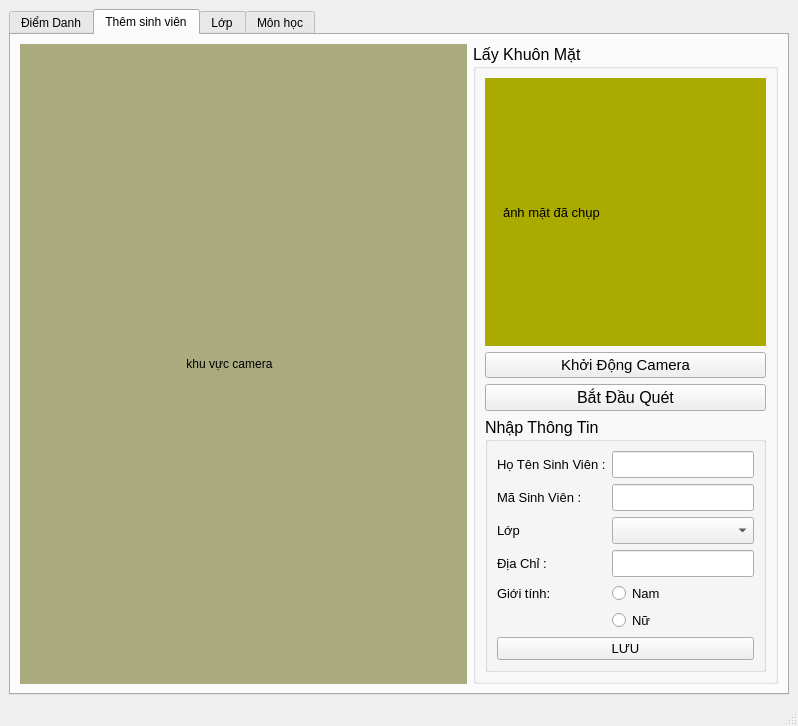
<?xml version="1.0" encoding="UTF-8"?>
<ui version="4.0">
 <class>MainWindow</class>
 <widget class="QMainWindow" name="MainWindow">
  <property name="geometry">
   <rect>
    <x>0</x>
    <y>0</y>
    <width>798</width>
    <height>726</height>
   </rect>
  </property>
  <property name="windowTitle">
   <string>Phần Mền Điểm Danh</string>
  </property>
  <widget class="QWidget" name="centralwidget">
   <layout class="QHBoxLayout" name="horizontalLayout_2">
    <item>
     <widget class="QTabWidget" name="tabWidget">
      <property name="sizePolicy">
       <sizepolicy hsizetype="Expanding" vsizetype="Expanding">
        <horstretch>0</horstretch>
        <verstretch>0</verstretch>
       </sizepolicy>
      </property>
      <property name="mouseTracking">
       <bool>false</bool>
      </property>
      <property name="tabletTracking">
       <bool>false</bool>
      </property>
      <property name="currentIndex">
       <number>1</number>
      </property>
      <widget class="QWidget" name="tab_dd">
       <attribute name="title">
        <string>Điểm Danh</string>
       </attribute>
       <layout class="QGridLayout" name="gridLayout">
        <item row="0" column="0">
         <widget class="QLabel" name="label_D_cam">
          <property name="enabled">
           <bool>true</bool>
          </property>
          <property name="sizePolicy">
           <sizepolicy hsizetype="Preferred" vsizetype="Preferred">
            <horstretch>0</horstretch>
            <verstretch>0</verstretch>
           </sizepolicy>
          </property>
          <property name="styleSheet">
           <string notr="true">background-color: rgb(170, 170, 127);</string>
          </property>
          <property name="text">
           <string/>
          </property>
         </widget>
        </item>
        <item row="0" column="1">
         <layout class="QVBoxLayout" name="verticalLayout">
          <property name="sizeConstraint">
           <enum>QLayout::SetDefaultConstraint</enum>
          </property>
          <item>
           <widget class="QPushButton" name="btn_D_startcam">
            <property name="sizePolicy">
             <sizepolicy hsizetype="Minimum" vsizetype="Fixed">
              <horstretch>0</horstretch>
              <verstretch>0</verstretch>
             </sizepolicy>
            </property>
            <property name="text">
             <string>khỏi động camera</string>
            </property>
           </widget>
          </item>
          <item>
           <widget class="QFrame" name="frame">
            <layout class="QFormLayout" name="formLayout_2">
             <property name="sizeConstraint">
              <enum>QLayout::SetMinimumSize</enum>
             </property>
             <property name="rowWrapPolicy">
              <enum>QFormLayout::DontWrapRows</enum>
             </property>
             <property name="labelAlignment">
              <set>Qt::AlignLeading|Qt::AlignLeft|Qt::AlignVCenter</set>
             </property>
             <property name="formAlignment">
              <set>Qt::AlignLeading|Qt::AlignLeft|Qt::AlignTop</set>
             </property>
             <property name="horizontalSpacing">
              <number>0</number>
             </property>
             <property name="verticalSpacing">
              <number>10</number>
             </property>
             <property name="topMargin">
              <number>1</number>
             </property>
             <property name="bottomMargin">
              <number>1</number>
             </property>
             <item row="0" column="0">
              <widget class="QLabel" name="label_13">
               <property name="text">
                <string>Lớp học :</string>
               </property>
              </widget>
             </item>
             <item row="0" column="1">
              <widget class="QComboBox" name="cbb_D_Lophoc"/>
             </item>
             <item row="1" column="0">
              <widget class="QLabel" name="label_14">
               <property name="text">
                <string>Ngày điểm danh :</string>
               </property>
              </widget>
             </item>
             <item row="1" column="1">
              <widget class="QDateTimeEdit" name="dte_D_ngayDD"/>
             </item>
            </layout>
           </widget>
          </item>
          <item>
           <widget class="QTableWidget" name="TW_D_dsSV">
            <property name="sizePolicy">
             <sizepolicy hsizetype="Preferred" vsizetype="Expanding">
              <horstretch>0</horstretch>
              <verstretch>0</verstretch>
             </sizepolicy>
            </property>
            <property name="rowCount">
             <number>0</number>
            </property>
            <property name="columnCount">
             <number>5</number>
            </property>
            <column>
             <property name="text">
              <string>MSV</string>
             </property>
            </column>
            <column>
             <property name="text">
              <string>Họ và tên</string>
             </property>
            </column>
            <column>
             <property name="text">
              <string>Giới tính</string>
             </property>
            </column>
            <column>
             <property name="text">
              <string>Địa chỉ</string>
             </property>
            </column>
            <column>
             <property name="text">
              <string>Điểm danh</string>
             </property>
            </column>
           </widget>
          </item>
         </layout>
        </item>
       </layout>
      </widget>
      <widget class="QWidget" name="tab_Themsv">
       <attribute name="title">
        <string>Thêm sinh viên</string>
       </attribute>
       <layout class="QHBoxLayout" name="horizontalLayout">
        <item>
         <widget class="QLabel" name="label_T_cam">
          <property name="sizePolicy">
           <sizepolicy hsizetype="Preferred" vsizetype="Preferred">
            <horstretch>0</horstretch>
            <verstretch>0</verstretch>
           </sizepolicy>
          </property>
          <property name="styleSheet">
           <string notr="true">background-color: rgb(170, 170, 127);</string>
          </property>
          <property name="text">
           <string>                                                  khu vực camera</string>
          </property>
         </widget>
        </item>
        <item>
         <widget class="QGroupBox" name="groupBox_2">
          <property name="sizePolicy">
           <sizepolicy hsizetype="Fixed" vsizetype="Minimum">
            <horstretch>0</horstretch>
            <verstretch>200</verstretch>
           </sizepolicy>
          </property>
          <property name="font">
           <font>
            <pointsize>12</pointsize>
           </font>
          </property>
          <property name="title">
           <string>Lấy Khuôn Mặt</string>
          </property>
          <layout class="QGridLayout" name="gridLayout_3">
           <item row="2" column="0">
            <widget class="QPushButton" name="btn_T_Quet">
             <property name="sizePolicy">
              <sizepolicy hsizetype="Preferred" vsizetype="Fixed">
               <horstretch>0</horstretch>
               <verstretch>0</verstretch>
              </sizepolicy>
             </property>
             <property name="font">
              <font>
               <pointsize>12</pointsize>
              </font>
             </property>
             <property name="text">
              <string>Bắt Đầu Quét</string>
             </property>
            </widget>
           </item>
           <item row="3" column="0">
            <widget class="QGroupBox" name="groupBox">
             <property name="sizePolicy">
              <sizepolicy hsizetype="Minimum" vsizetype="Maximum">
               <horstretch>0</horstretch>
               <verstretch>0</verstretch>
              </sizepolicy>
             </property>
             <property name="font">
              <font>
               <pointsize>12</pointsize>
              </font>
             </property>
             <property name="title">
              <string>Nhập Thông Tin</string>
             </property>
             <layout class="QFormLayout" name="formLayout_3">
              <item row="0" column="0">
               <widget class="QLabel" name="label_8">
                <property name="font">
                 <font>
                  <pointsize>10</pointsize>
                 </font>
                </property>
                <property name="text">
                 <string>Họ Tên Sinh Viên :</string>
                </property>
               </widget>
              </item>
              <item row="0" column="1">
               <widget class="QLineEdit" name="txt_T_tensv"/>
              </item>
              <item row="2" column="0">
               <widget class="QLabel" name="label_9">
                <property name="font">
                 <font>
                  <pointsize>10</pointsize>
                 </font>
                </property>
                <property name="text">
                 <string>Mã Sinh Viên :</string>
                </property>
               </widget>
              </item>
              <item row="2" column="1">
               <widget class="QLineEdit" name="txt_T_masv"/>
              </item>
              <item row="4" column="0">
               <widget class="QLabel" name="label_10">
                <property name="font">
                 <font>
                  <pointsize>10</pointsize>
                 </font>
                </property>
                <property name="text">
                 <string>Lớp</string>
                </property>
               </widget>
              </item>
              <item row="7" column="0">
               <widget class="QLabel" name="label_11">
                <property name="font">
                 <font>
                  <pointsize>10</pointsize>
                 </font>
                </property>
                <property name="text">
                 <string>Giới tính:</string>
                </property>
               </widget>
              </item>
              <item row="7" column="1">
               <widget class="QRadioButton" name="rdo_T_nam">
                <property name="font">
                 <font>
                  <pointsize>10</pointsize>
                 </font>
                </property>
                <property name="text">
                 <string>Nam</string>
                </property>
                <attribute name="buttonGroup">
                 <string notr="true">buttonGroup</string>
                </attribute>
               </widget>
              </item>
              <item row="8" column="1">
               <widget class="QRadioButton" name="rdo_T_nu">
                <property name="font">
                 <font>
                  <pointsize>10</pointsize>
                 </font>
                </property>
                <property name="text">
                 <string>Nữ</string>
                </property>
                <attribute name="buttonGroup">
                 <string notr="true">buttonGroup</string>
                </attribute>
               </widget>
              </item>
              <item row="9" column="0" colspan="2">
               <widget class="QPushButton" name="btn_T_luu">
                <property name="sizePolicy">
                 <sizepolicy hsizetype="Minimum" vsizetype="Fixed">
                  <horstretch>0</horstretch>
                  <verstretch>0</verstretch>
                 </sizepolicy>
                </property>
                <property name="font">
                 <font>
                  <pointsize>10</pointsize>
                 </font>
                </property>
                <property name="text">
                 <string>LƯU</string>
                </property>
               </widget>
              </item>
              <item row="6" column="0">
               <widget class="QLabel" name="label_12">
                <property name="font">
                 <font>
                  <pointsize>10</pointsize>
                 </font>
                </property>
                <property name="text">
                 <string>Địa Chỉ :</string>
                </property>
               </widget>
              </item>
              <item row="6" column="1">
               <widget class="QLineEdit" name="txt_T_DiaChi"/>
              </item>
              <item row="4" column="1">
               <widget class="QComboBox" name="cbb_T_lop"/>
              </item>
             </layout>
            </widget>
           </item>
           <item row="0" column="0">
            <widget class="QLabel" name="label_T_hinh">
             <property name="sizePolicy">
              <sizepolicy hsizetype="Minimum" vsizetype="Preferred">
               <horstretch>0</horstretch>
               <verstretch>0</verstretch>
              </sizepolicy>
             </property>
             <property name="minimumSize">
              <size>
               <width>0</width>
               <height>0</height>
              </size>
             </property>
             <property name="sizeIncrement">
              <size>
               <width>0</width>
               <height>0</height>
              </size>
             </property>
             <property name="baseSize">
              <size>
               <width>0</width>
               <height>0</height>
              </size>
             </property>
             <property name="font">
              <font>
               <pointsize>10</pointsize>
              </font>
             </property>
             <property name="styleSheet">
              <string notr="true">background-color: rgb(170, 170, 0);</string>
             </property>
             <property name="text">
              <string>     ảnh mặt đã chụp</string>
             </property>
            </widget>
           </item>
           <item row="1" column="0">
            <widget class="QPushButton" name="btn_T_KDcam">
             <property name="sizePolicy">
              <sizepolicy hsizetype="Preferred" vsizetype="Maximum">
               <horstretch>0</horstretch>
               <verstretch>0</verstretch>
              </sizepolicy>
             </property>
             <property name="font">
              <font>
               <pointsize>11</pointsize>
              </font>
             </property>
             <property name="text">
              <string>Khởi Động Camera</string>
             </property>
            </widget>
           </item>
          </layout>
         </widget>
        </item>
       </layout>
      </widget>
      <widget class="QWidget" name="tab_lop">
       <attribute name="title">
        <string>Lớp</string>
       </attribute>
      </widget>
      <widget class="QWidget" name="tab_mhoc">
       <attribute name="title">
        <string>Môn học</string>
       </attribute>
      </widget>
     </widget>
    </item>
   </layout>
  </widget>
  <widget class="QStatusBar" name="statusbar"/>
 </widget>
 <resources/>
 <connections/>
 <buttongroups>
  <buttongroup name="buttonGroup"/>
 </buttongroups>
</ui>
